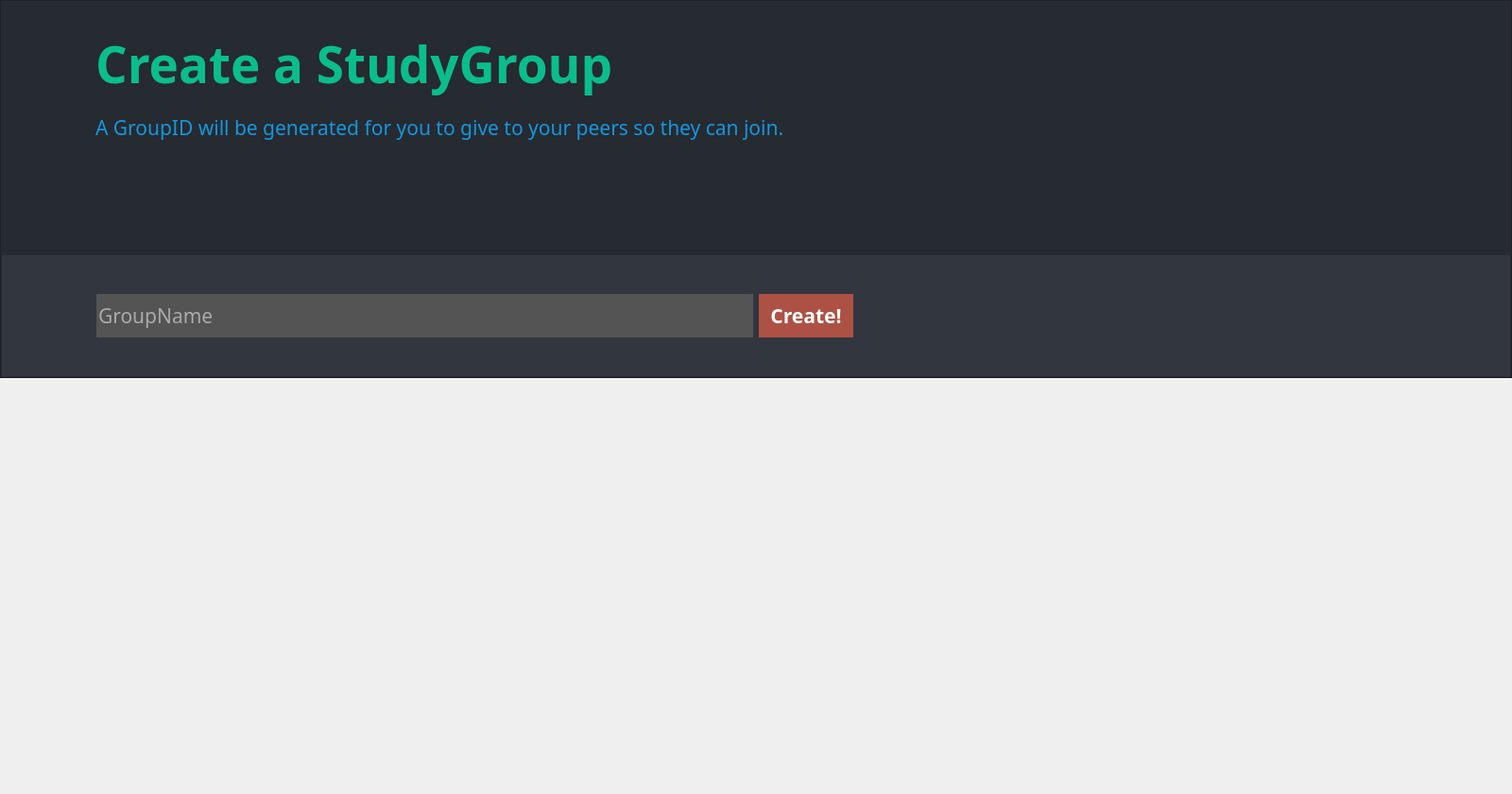
<?xml version="1.0" encoding="UTF-8"?>
<ui version="4.0">
 <class>CreateGroupPage</class>
 <widget class="QWidget" name="CreateGroupPage">
  <property name="geometry">
   <rect>
    <x>0</x>
    <y>0</y>
    <width>1600</width>
    <height>840</height>
   </rect>
  </property>
  <property name="windowTitle">
   <string>Form</string>
  </property>
  <layout class="QVBoxLayout" name="verticalLayout_3">
   <property name="leftMargin">
    <number>0</number>
   </property>
   <property name="topMargin">
    <number>0</number>
   </property>
   <property name="rightMargin">
    <number>0</number>
   </property>
   <property name="bottomMargin">
    <number>0</number>
   </property>
   <item>
    <widget class="QFrame" name="frame_3">
     <property name="sizePolicy">
      <sizepolicy hsizetype="Preferred" vsizetype="Fixed">
       <horstretch>0</horstretch>
       <verstretch>0</verstretch>
      </sizepolicy>
     </property>
     <property name="minimumSize">
      <size>
       <width>0</width>
       <height>400</height>
      </size>
     </property>
     <property name="maximumSize">
      <size>
       <width>16777215</width>
       <height>400</height>
      </size>
     </property>
     <property name="styleSheet">
      <string notr="true">background-color: rgba(38,42,49);</string>
     </property>
     <property name="frameShape">
      <enum>QFrame::StyledPanel</enum>
     </property>
     <property name="frameShadow">
      <enum>QFrame::Raised</enum>
     </property>
     <layout class="QVBoxLayout" name="verticalLayout_2">
      <property name="leftMargin">
       <number>0</number>
      </property>
      <property name="topMargin">
       <number>0</number>
      </property>
      <property name="rightMargin">
       <number>0</number>
      </property>
      <property name="bottomMargin">
       <number>0</number>
      </property>
      <item>
       <spacer name="verticalSpacer_23">
        <property name="orientation">
         <enum>Qt::Vertical</enum>
        </property>
        <property name="sizeType">
         <enum>QSizePolicy::Fixed</enum>
        </property>
        <property name="sizeHint" stdset="0">
         <size>
          <width>20</width>
          <height>30</height>
         </size>
        </property>
       </spacer>
      </item>
      <item>
       <layout class="QHBoxLayout" name="horizontalLayout_22">
        <item>
         <spacer name="horizontalSpacer_11">
          <property name="orientation">
           <enum>Qt::Horizontal</enum>
          </property>
          <property name="sizeType">
           <enum>QSizePolicy::Preferred</enum>
          </property>
          <property name="sizeHint" stdset="0">
           <size>
            <width>100</width>
            <height>20</height>
           </size>
          </property>
         </spacer>
        </item>
        <item>
         <widget class="QLabel" name="label_10">
          <property name="sizePolicy">
           <sizepolicy hsizetype="Expanding" vsizetype="Preferred">
            <horstretch>0</horstretch>
            <verstretch>0</verstretch>
           </sizepolicy>
          </property>
          <property name="maximumSize">
           <size>
            <width>16777215</width>
            <height>84</height>
           </size>
          </property>
          <property name="font">
           <font>
            <family>Trebuchet MS</family>
            <pointsize>40</pointsize>
            <weight>75</weight>
            <bold>true</bold>
           </font>
          </property>
          <property name="styleSheet">
           <string notr="true">color:rgba(10,190,140);</string>
          </property>
          <property name="text">
           <string>Create a StudyGroup</string>
          </property>
          <property name="alignment">
           <set>Qt::AlignLeading|Qt::AlignLeft|Qt::AlignVCenter</set>
          </property>
         </widget>
        </item>
       </layout>
      </item>
      <item>
       <spacer name="verticalSpacer_21">
        <property name="orientation">
         <enum>Qt::Vertical</enum>
        </property>
        <property name="sizeType">
         <enum>QSizePolicy::Fixed</enum>
        </property>
        <property name="sizeHint" stdset="0">
         <size>
          <width>20</width>
          <height>10</height>
         </size>
        </property>
       </spacer>
      </item>
      <item>
       <layout class="QHBoxLayout" name="horizontalLayout_19">
        <item>
         <spacer name="horizontalSpacer_16">
          <property name="orientation">
           <enum>Qt::Horizontal</enum>
          </property>
          <property name="sizeType">
           <enum>QSizePolicy::Preferred</enum>
          </property>
          <property name="sizeHint" stdset="0">
           <size>
            <width>100</width>
            <height>20</height>
           </size>
          </property>
         </spacer>
        </item>
        <item>
         <widget class="QLabel" name="label_14">
          <property name="sizePolicy">
           <sizepolicy hsizetype="Expanding" vsizetype="Preferred">
            <horstretch>0</horstretch>
            <verstretch>0</verstretch>
           </sizepolicy>
          </property>
          <property name="font">
           <font>
            <family>Trebuchet MS</family>
            <pointsize>16</pointsize>
           </font>
          </property>
          <property name="styleSheet">
           <string notr="true">color:rgba(20,150,220);
</string>
          </property>
          <property name="text">
           <string>A GroupID will be generated for you to give to your peers so they can join.</string>
          </property>
          <property name="alignment">
           <set>Qt::AlignLeading|Qt::AlignLeft|Qt::AlignVCenter</set>
          </property>
         </widget>
        </item>
       </layout>
      </item>
      <item>
       <spacer name="verticalSpacer_28">
        <property name="orientation">
         <enum>Qt::Vertical</enum>
        </property>
        <property name="sizeType">
         <enum>QSizePolicy::MinimumExpanding</enum>
        </property>
        <property name="sizeHint" stdset="0">
         <size>
          <width>20</width>
          <height>20</height>
         </size>
        </property>
       </spacer>
      </item>
      <item>
       <widget class="QFrame" name="frame_6">
        <property name="sizePolicy">
         <sizepolicy hsizetype="Preferred" vsizetype="Minimum">
          <horstretch>0</horstretch>
          <verstretch>0</verstretch>
         </sizepolicy>
        </property>
        <property name="minimumSize">
         <size>
          <width>0</width>
          <height>130</height>
         </size>
        </property>
        <property name="maximumSize">
         <size>
          <width>16777215</width>
          <height>150</height>
         </size>
        </property>
        <property name="styleSheet">
         <string notr="true">background-color:rgba(50,54,63);</string>
        </property>
        <property name="frameShape">
         <enum>QFrame::StyledPanel</enum>
        </property>
        <property name="frameShadow">
         <enum>QFrame::Raised</enum>
        </property>
        <layout class="QVBoxLayout" name="verticalLayout_5">
         <property name="leftMargin">
          <number>0</number>
         </property>
         <property name="topMargin">
          <number>0</number>
         </property>
         <property name="rightMargin">
          <number>0</number>
         </property>
         <property name="bottomMargin">
          <number>0</number>
         </property>
         <item>
          <spacer name="verticalSpacer_39">
           <property name="orientation">
            <enum>Qt::Vertical</enum>
           </property>
           <property name="sizeHint" stdset="0">
            <size>
             <width>20</width>
             <height>40</height>
            </size>
           </property>
          </spacer>
         </item>
         <item>
          <layout class="QHBoxLayout" name="horizontalLayout_28">
           <item>
            <spacer name="horizontalSpacer_29">
             <property name="orientation">
              <enum>Qt::Horizontal</enum>
             </property>
             <property name="sizeType">
              <enum>QSizePolicy::Preferred</enum>
             </property>
             <property name="sizeHint" stdset="0">
              <size>
               <width>100</width>
               <height>0</height>
              </size>
             </property>
            </spacer>
           </item>
           <item>
            <widget class="QLineEdit" name="create_group_lineEdit_2">
             <property name="sizePolicy">
              <sizepolicy hsizetype="MinimumExpanding" vsizetype="MinimumExpanding">
               <horstretch>0</horstretch>
               <verstretch>0</verstretch>
              </sizepolicy>
             </property>
             <property name="minimumSize">
              <size>
               <width>0</width>
               <height>0</height>
              </size>
             </property>
             <property name="maximumSize">
              <size>
               <width>16777215</width>
               <height>16777215</height>
              </size>
             </property>
             <property name="font">
              <font>
               <family>Trebuchet MS</family>
               <pointsize>16</pointsize>
              </font>
             </property>
             <property name="styleSheet">
              <string notr="true">background-color: #545454;
color:white;
border-style:none;</string>
             </property>
             <property name="placeholderText">
              <string>GroupName</string>
             </property>
            </widget>
           </item>
           <item>
            <widget class="QPushButton" name="create_group_button_2">
             <property name="sizePolicy">
              <sizepolicy hsizetype="Minimum" vsizetype="MinimumExpanding">
               <horstretch>0</horstretch>
               <verstretch>0</verstretch>
              </sizepolicy>
             </property>
             <property name="font">
              <font>
               <family>Trebuchet MS</family>
               <pointsize>16</pointsize>
               <weight>75</weight>
               <italic>false</italic>
               <bold>true</bold>
              </font>
             </property>
             <property name="styleSheet">
              <string notr="true">QPushButton {
background-color: rgba(255, 98, 71, 0.6);
color: white; 
font:bold;
padding: 8px 12px 8px 12px;
border: 0px;
}

QPushButton:hover {
	background-color: rgba(255, 98, 71, 1);
}

</string>
             </property>
             <property name="text">
              <string>Create!</string>
             </property>
            </widget>
           </item>
           <item>
            <spacer name="horizontalSpacer_24">
             <property name="orientation">
              <enum>Qt::Horizontal</enum>
             </property>
             <property name="sizeType">
              <enum>QSizePolicy::MinimumExpanding</enum>
             </property>
             <property name="sizeHint" stdset="0">
              <size>
               <width>50</width>
               <height>20</height>
              </size>
             </property>
            </spacer>
           </item>
          </layout>
         </item>
         <item>
          <spacer name="verticalSpacer_40">
           <property name="orientation">
            <enum>Qt::Vertical</enum>
           </property>
           <property name="sizeHint" stdset="0">
            <size>
             <width>20</width>
             <height>40</height>
            </size>
           </property>
          </spacer>
         </item>
        </layout>
       </widget>
      </item>
     </layout>
    </widget>
   </item>
   <item>
    <spacer name="verticalSpacer_20">
     <property name="orientation">
      <enum>Qt::Vertical</enum>
     </property>
     <property name="sizeType">
      <enum>QSizePolicy::Expanding</enum>
     </property>
     <property name="sizeHint" stdset="0">
      <size>
       <width>20</width>
       <height>431</height>
      </size>
     </property>
    </spacer>
   </item>
  </layout>
 </widget>
 <resources/>
 <connections/>
</ui>
